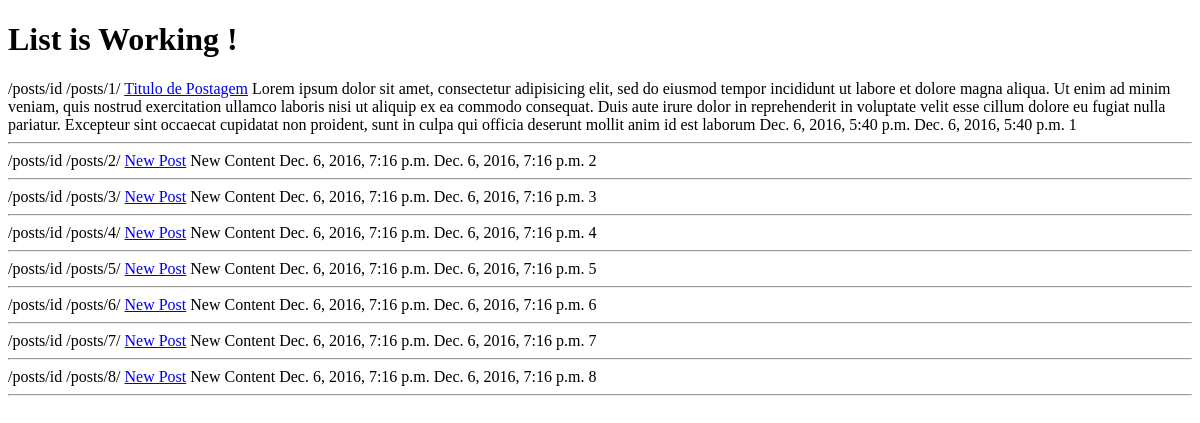
The app's page /posts/, older data.
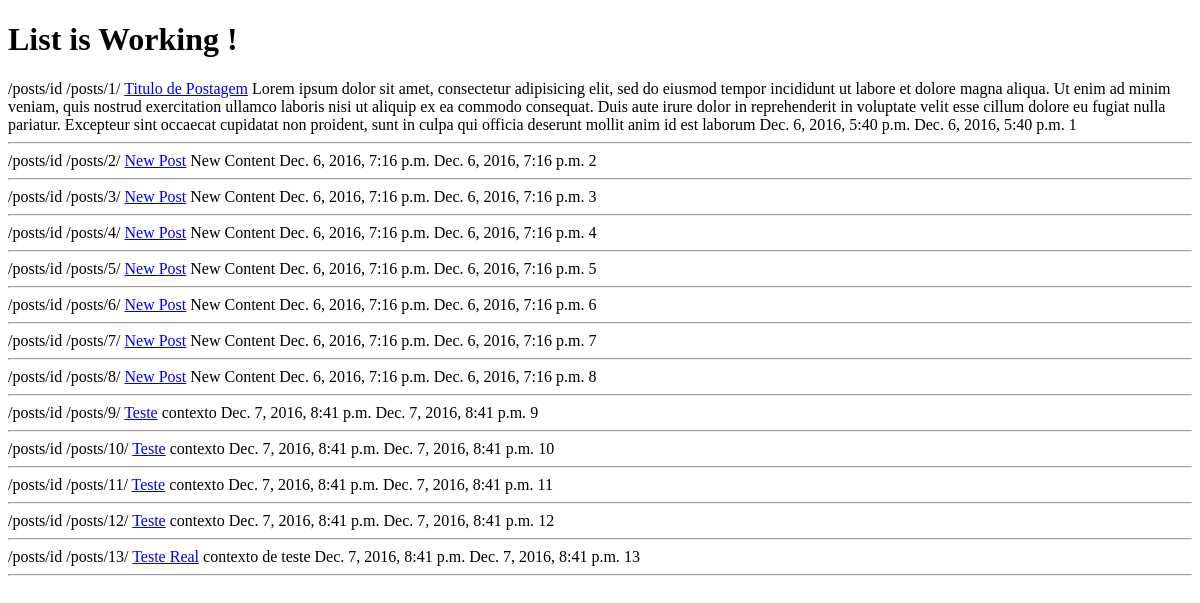
The same page, newer data.
### posts/models.py (models this page shows, shortened)
class Post(models.Model):
	title = models.CharField(max_length=120)
	content = models.TextField()
	updated = models.DateTimeField(auto_now=True, auto_now_add=False)
	timestamp = models.DateTimeField(auto_now=False, auto_now_add=True)
	def get_absolute_url(self):
		return reverse("posts:detail", kwargs={"id": self.id})

### posts/views.py (the view)
def posts_list(request): #list itens
	queryset = Post.objects.all()
	context = {
	 	"object_list": queryset,
		"title": "List",
	}
	return render(request, "index.html",context)

### templates/index.html (shortened to what this page needs)
<!DOCTYPE html>
<html lang="en">
<head>
</head>
<body>
	<h1>{{ title }} is Working !</h1>
	{% for obj in object_list %}
		/posts/id
		{% url "posts:detail" id=obj.id %}
		<a href='{{	obj.get_absolute_url }}'>{{obj.title}}</a>
		{{obj.content}}
		{{obj.timestamp}}
		{{obj.updated}}
		{{obj.id}}
		<hr>
	{% endfor %}
</body>
</html>

Row changes from the older to the newer data that the page shows:
added Post: id "/posts/9/", title "Teste", content "contexto", timestamp "Dec. 7, 2016, 8:41 p.m.", updated "Dec. 7, 2016, 8:41 p.m.", id "9"
added Post: id "/posts/10/", title "Teste", content "contexto", timestamp "Dec. 7, 2016, 8:41 p.m.", updated "Dec. 7, 2016, 8:41 p.m.", id "10"
added Post: id "/posts/11/", title "Teste", content "contexto", timestamp "Dec. 7, 2016, 8:41 p.m.", updated "Dec. 7, 2016, 8:41 p.m.", id "11"
added Post: id "/posts/12/", title "Teste", content "contexto", timestamp "Dec. 7, 2016, 8:41 p.m.", updated "Dec. 7, 2016, 8:41 p.m.", id "12"
added Post: id "/posts/13/", title "Teste Real", content "contexto de teste", timestamp "Dec. 7, 2016, 8:41 p.m.", updated "Dec. 7, 2016, 8:41 p.m.", id "13"
